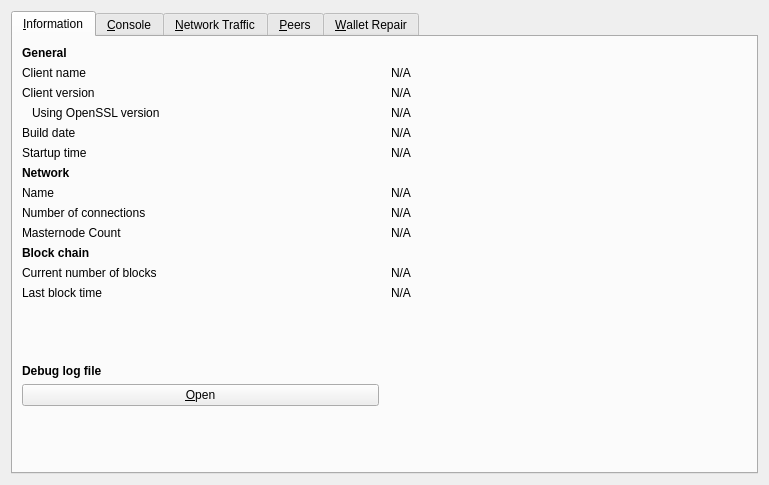
<?xml version="1.0" encoding="UTF-8"?>
<ui version="4.0">
 <class>RPCConsole</class>
 <widget class="QDialog" name="RPCConsole">
  <property name="geometry">
   <rect>
    <x>0</x>
    <y>0</y>
    <width>769</width>
    <height>485</height>
   </rect>
  </property>
  <property name="windowTitle">
   <string>Tools window</string>
  </property>
  <layout class="QVBoxLayout" name="verticalLayout_2">
   <item>
    <widget class="QTabWidget" name="tabWidget">
     <property name="currentIndex">
      <number>0</number>
     </property>
     <widget class="QWidget" name="tab_info">
      <attribute name="title">
       <string>&amp;Information</string>
      </attribute>
      <layout class="QGridLayout" name="gridLayout" columnstretch="0,0">
       <property name="horizontalSpacing">
        <number>12</number>
       </property>
       <item row="9" column="0">
        <widget class="QLabel" name="label_4">
         <property name="text">
          <string>Masternode Count</string>
         </property>
        </widget>
       </item>
       <item row="0" column="0">
        <widget class="QLabel" name="label_9">
         <property name="font">
          <font>
           <weight>75</weight>
           <bold>true</bold>
          </font>
         </property>
         <property name="text">
          <string>General</string>
         </property>
        </widget>
       </item>
       <item row="7" column="0">
        <widget class="QLabel" name="label_8">
         <property name="text">
          <string>Name</string>
         </property>
        </widget>
       </item>
       <item row="1" column="0">
        <widget class="QLabel" name="label_5">
         <property name="text">
          <string>Client name</string>
         </property>
        </widget>
       </item>
       <item row="7" column="1">
        <widget class="QLabel" name="networkName">
         <property name="cursor">
          <cursorShape>IBeamCursor</cursorShape>
         </property>
         <property name="text">
          <string>N/A</string>
         </property>
         <property name="textFormat">
          <enum>Qt::PlainText</enum>
         </property>
         <property name="textInteractionFlags">
          <set>Qt::LinksAccessibleByMouse|Qt::TextSelectableByKeyboard|Qt::TextSelectableByMouse</set>
         </property>
        </widget>
       </item>
       <item row="8" column="0">
        <widget class="QLabel" name="label_7">
         <property name="text">
          <string>Number of connections</string>
         </property>
        </widget>
       </item>
       <item row="15" column="0">
        <widget class="QPushButton" name="openDebugLogfileButton">
         <property name="toolTip">
          <string>Open the Straks debug log file from the current data directory. This can take a few seconds for large log files.</string>
         </property>
         <property name="text">
          <string>&amp;Open</string>
         </property>
         <property name="autoDefault">
          <bool>false</bool>
         </property>
        </widget>
       </item>
       <item row="16" column="0">
        <spacer name="verticalSpacer">
         <property name="orientation">
          <enum>Qt::Vertical</enum>
         </property>
         <property name="sizeHint" stdset="0">
          <size>
           <width>20</width>
           <height>40</height>
          </size>
         </property>
        </spacer>
       </item>
       <item row="5" column="0">
        <widget class="QLabel" name="label_13">
         <property name="text">
          <string>Startup time</string>
         </property>
        </widget>
       </item>
       <item row="6" column="0">
        <widget class="QLabel" name="label_11">
         <property name="font">
          <font>
           <weight>75</weight>
           <bold>true</bold>
          </font>
         </property>
         <property name="text">
          <string>Network</string>
         </property>
        </widget>
       </item>
       <item row="11" column="1">
        <widget class="QLabel" name="numberOfBlocks">
         <property name="cursor">
          <cursorShape>IBeamCursor</cursorShape>
         </property>
         <property name="text">
          <string>N/A</string>
         </property>
         <property name="textFormat">
          <enum>Qt::PlainText</enum>
         </property>
         <property name="textInteractionFlags">
          <set>Qt::LinksAccessibleByMouse|Qt::TextSelectableByKeyboard|Qt::TextSelectableByMouse</set>
         </property>
        </widget>
       </item>
       <item row="12" column="0">
        <widget class="QLabel" name="label_2">
         <property name="text">
          <string>Last block time</string>
         </property>
        </widget>
       </item>
       <item row="14" column="0">
        <widget class="QLabel" name="labelDebugLogfile">
         <property name="font">
          <font>
           <weight>75</weight>
           <bold>true</bold>
          </font>
         </property>
         <property name="text">
          <string>Debug log file</string>
         </property>
        </widget>
       </item>
       <item row="3" column="0">
        <widget class="QLabel" name="label_14">
         <property name="text">
          <string>Using OpenSSL version</string>
         </property>
         <property name="indent">
          <number>10</number>
         </property>
        </widget>
       </item>
       <item row="4" column="0">
        <widget class="QLabel" name="label_12">
         <property name="text">
          <string>Build date</string>
         </property>
        </widget>
       </item>
       <item row="3" column="1">
        <widget class="QLabel" name="openSSLVersion">
         <property name="cursor">
          <cursorShape>IBeamCursor</cursorShape>
         </property>
         <property name="text">
          <string>N/A</string>
         </property>
         <property name="textFormat">
          <enum>Qt::PlainText</enum>
         </property>
         <property name="textInteractionFlags">
          <set>Qt::LinksAccessibleByMouse|Qt::TextSelectableByKeyboard|Qt::TextSelectableByMouse</set>
         </property>
        </widget>
       </item>
       <item row="11" column="0">
        <widget class="QLabel" name="label_3">
         <property name="text">
          <string>Current number of blocks</string>
         </property>
        </widget>
       </item>
       <item row="1" column="1">
        <widget class="QLabel" name="clientName">
         <property name="cursor">
          <cursorShape>IBeamCursor</cursorShape>
         </property>
         <property name="text">
          <string>N/A</string>
         </property>
         <property name="textFormat">
          <enum>Qt::PlainText</enum>
         </property>
         <property name="textInteractionFlags">
          <set>Qt::LinksAccessibleByMouse|Qt::TextSelectableByKeyboard|Qt::TextSelectableByMouse</set>
         </property>
        </widget>
       </item>
       <item row="2" column="1">
        <widget class="QLabel" name="clientVersion">
         <property name="cursor">
          <cursorShape>IBeamCursor</cursorShape>
         </property>
         <property name="text">
          <string>N/A</string>
         </property>
         <property name="textFormat">
          <enum>Qt::PlainText</enum>
         </property>
         <property name="textInteractionFlags">
          <set>Qt::LinksAccessibleByMouse|Qt::TextSelectableByKeyboard|Qt::TextSelectableByMouse</set>
         </property>
        </widget>
       </item>
       <item row="12" column="1">
        <widget class="QLabel" name="lastBlockTime">
         <property name="cursor">
          <cursorShape>IBeamCursor</cursorShape>
         </property>
         <property name="text">
          <string>N/A</string>
         </property>
         <property name="textFormat">
          <enum>Qt::PlainText</enum>
         </property>
         <property name="textInteractionFlags">
          <set>Qt::LinksAccessibleByMouse|Qt::TextSelectableByKeyboard|Qt::TextSelectableByMouse</set>
         </property>
        </widget>
       </item>
       <item row="13" column="0">
        <spacer name="verticalSpacer_2">
         <property name="orientation">
          <enum>Qt::Vertical</enum>
         </property>
         <property name="sizeHint" stdset="0">
          <size>
           <width>20</width>
           <height>20</height>
          </size>
         </property>
        </spacer>
       </item>
       <item row="8" column="1">
        <widget class="QLabel" name="numberOfConnections">
         <property name="cursor">
          <cursorShape>IBeamCursor</cursorShape>
         </property>
         <property name="text">
          <string>N/A</string>
         </property>
         <property name="textFormat">
          <enum>Qt::PlainText</enum>
         </property>
         <property name="textInteractionFlags">
          <set>Qt::LinksAccessibleByMouse|Qt::TextSelectableByKeyboard|Qt::TextSelectableByMouse</set>
         </property>
        </widget>
       </item>
       <item row="4" column="1">
        <widget class="QLabel" name="buildDate">
         <property name="cursor">
          <cursorShape>IBeamCursor</cursorShape>
         </property>
         <property name="text">
          <string>N/A</string>
         </property>
         <property name="textFormat">
          <enum>Qt::PlainText</enum>
         </property>
         <property name="textInteractionFlags">
          <set>Qt::LinksAccessibleByMouse|Qt::TextSelectableByKeyboard|Qt::TextSelectableByMouse</set>
         </property>
        </widget>
       </item>
       <item row="2" column="0">
        <widget class="QLabel" name="label_6">
         <property name="text">
          <string>Client version</string>
         </property>
        </widget>
       </item>
       <item row="5" column="1">
        <widget class="QLabel" name="startupTime">
         <property name="cursor">
          <cursorShape>IBeamCursor</cursorShape>
         </property>
         <property name="text">
          <string>N/A</string>
         </property>
         <property name="textFormat">
          <enum>Qt::PlainText</enum>
         </property>
         <property name="textInteractionFlags">
          <set>Qt::LinksAccessibleByMouse|Qt::TextSelectableByKeyboard|Qt::TextSelectableByMouse</set>
         </property>
        </widget>
       </item>
       <item row="10" column="0">
        <widget class="QLabel" name="label_10">
         <property name="font">
          <font>
           <weight>75</weight>
           <bold>true</bold>
          </font>
         </property>
         <property name="text">
          <string>Block chain</string>
         </property>
        </widget>
       </item>
       <item row="9" column="1">
        <widget class="QLabel" name="masternodeCount">
         <property name="text">
          <string>N/A</string>
         </property>
        </widget>
       </item>
      </layout>
     </widget>
     <widget class="QWidget" name="tab_console">
      <attribute name="title">
       <string>&amp;Console</string>
      </attribute>
      <layout class="QVBoxLayout" name="verticalLayout_3">
       <property name="spacing">
        <number>3</number>
       </property>
       <item>
        <widget class="QTextEdit" name="messagesWidget">
         <property name="minimumSize">
          <size>
           <width>0</width>
           <height>100</height>
          </size>
         </property>
         <property name="readOnly">
          <bool>true</bool>
         </property>
         <property name="tabKeyNavigation" stdset="0">
          <bool>false</bool>
         </property>
         <property name="columnCount" stdset="0">
          <number>2</number>
         </property>
        </widget>
       </item>
       <item>
        <layout class="QHBoxLayout" name="horizontalLayout">
         <property name="spacing">
          <number>3</number>
         </property>
         <item>
          <widget class="QLabel" name="label">
           <property name="text">
            <string notr="true">&gt;</string>
           </property>
          </widget>
         </item>
         <item>
          <widget class="QLineEdit" name="lineEdit"/>
         </item>
         <item>
          <widget class="QPushButton" name="clearButton">
           <property name="maximumSize">
            <size>
             <width>24</width>
             <height>24</height>
            </size>
           </property>
           <property name="toolTip">
            <string>Clear console</string>
           </property>
           <property name="text">
            <string/>
           </property>
           <property name="icon">
            <iconset resource="../straks.qrc">
             <normaloff>:/icons/remove</normaloff>:/icons/remove</iconset>
           </property>
           <property name="shortcut">
            <string notr="true">Ctrl+L</string>
           </property>
           <property name="autoDefault">
            <bool>false</bool>
           </property>
          </widget>
         </item>
        </layout>
       </item>
      </layout>
     </widget>
     <widget class="QWidget" name="tab">
      <attribute name="title">
       <string>&amp;Network Traffic</string>
      </attribute>
      <layout class="QHBoxLayout" name="horizontalLayout_3">
       <item>
        <layout class="QVBoxLayout" name="verticalLayout_4">
         <item>
          <widget class="TrafficGraphWidget" name="trafficGraph" native="true">
           <property name="sizePolicy">
            <sizepolicy hsizetype="Expanding" vsizetype="Expanding">
             <horstretch>0</horstretch>
             <verstretch>0</verstretch>
            </sizepolicy>
           </property>
          </widget>
         </item>
         <item>
          <layout class="QHBoxLayout" name="horizontalLayout_2">
           <item>
            <widget class="QSlider" name="sldGraphRange">
             <property name="minimum">
              <number>1</number>
             </property>
             <property name="maximum">
              <number>288</number>
             </property>
             <property name="pageStep">
              <number>12</number>
             </property>
             <property name="value">
              <number>6</number>
             </property>
             <property name="orientation">
              <enum>Qt::Horizontal</enum>
             </property>
            </widget>
           </item>
           <item>
            <widget class="QLabel" name="lblGraphRange">
             <property name="minimumSize">
              <size>
               <width>100</width>
               <height>0</height>
              </size>
             </property>
             <property name="alignment">
              <set>Qt::AlignCenter</set>
             </property>
            </widget>
           </item>
           <item>
            <widget class="QPushButton" name="btnClearTrafficGraph">
             <property name="text">
              <string>&amp;Clear</string>
             </property>
            </widget>
           </item>
          </layout>
         </item>
        </layout>
       </item>
       <item>
        <layout class="QVBoxLayout" name="verticalLayout">
         <item>
          <widget class="QGroupBox" name="groupBox">
           <property name="title">
            <string>Totals</string>
           </property>
           <layout class="QVBoxLayout" name="verticalLayout_5">
            <item>
             <layout class="QHBoxLayout" name="horizontalLayout_4">
              <item>
               <widget class="Line" name="line">
                <property name="sizePolicy">
                 <sizepolicy hsizetype="Fixed" vsizetype="Fixed">
                  <horstretch>0</horstretch>
                  <verstretch>0</verstretch>
                 </sizepolicy>
                </property>
                <property name="minimumSize">
                 <size>
                  <width>10</width>
                  <height>0</height>
                 </size>
                </property>
                <property name="palette">
                 <palette>
                  <active>
                   <colorrole role="Light">
                    <brush brushstyle="SolidPattern">
                     <color alpha="255">
                      <red>0</red>
                      <green>255</green>
                      <blue>0</blue>
                     </color>
                    </brush>
                   </colorrole>
                  </active>
                  <inactive>
                   <colorrole role="Light">
                    <brush brushstyle="SolidPattern">
                     <color alpha="255">
                      <red>0</red>
                      <green>255</green>
                      <blue>0</blue>
                     </color>
                    </brush>
                   </colorrole>
                  </inactive>
                  <disabled>
                   <colorrole role="Light">
                    <brush brushstyle="SolidPattern">
                     <color alpha="255">
                      <red>0</red>
                      <green>255</green>
                      <blue>0</blue>
                     </color>
                    </brush>
                   </colorrole>
                  </disabled>
                 </palette>
                </property>
                <property name="orientation">
                 <enum>Qt::Horizontal</enum>
                </property>
               </widget>
              </item>
              <item>
               <widget class="QLabel" name="label_16">
                <property name="text">
                 <string>Received</string>
                </property>
               </widget>
              </item>
              <item>
               <widget class="QLabel" name="lblBytesIn">
                <property name="minimumSize">
                 <size>
                  <width>50</width>
                  <height>0</height>
                 </size>
                </property>
                <property name="alignment">
                 <set>Qt::AlignRight|Qt::AlignTrailing|Qt::AlignVCenter</set>
                </property>
               </widget>
              </item>
             </layout>
            </item>
            <item>
             <layout class="QHBoxLayout" name="horizontalLayout_5">
              <item>
               <widget class="Line" name="line_2">
                <property name="sizePolicy">
                 <sizepolicy hsizetype="Fixed" vsizetype="Fixed">
                  <horstretch>0</horstretch>
                  <verstretch>0</verstretch>
                 </sizepolicy>
                </property>
                <property name="minimumSize">
                 <size>
                  <width>10</width>
                  <height>0</height>
                 </size>
                </property>
                <property name="palette">
                 <palette>
                  <active>
                   <colorrole role="Light">
                    <brush brushstyle="SolidPattern">
                     <color alpha="255">
                      <red>255</red>
                      <green>0</green>
                      <blue>0</blue>
                     </color>
                    </brush>
                   </colorrole>
                  </active>
                  <inactive>
                   <colorrole role="Light">
                    <brush brushstyle="SolidPattern">
                     <color alpha="255">
                      <red>255</red>
                      <green>0</green>
                      <blue>0</blue>
                     </color>
                    </brush>
                   </colorrole>
                  </inactive>
                  <disabled>
                   <colorrole role="Light">
                    <brush brushstyle="SolidPattern">
                     <color alpha="255">
                      <red>255</red>
                      <green>0</green>
                      <blue>0</blue>
                     </color>
                    </brush>
                   </colorrole>
                  </disabled>
                 </palette>
                </property>
                <property name="orientation">
                 <enum>Qt::Horizontal</enum>
                </property>
               </widget>
              </item>
              <item>
               <widget class="QLabel" name="label_17">
                <property name="text">
                 <string>Out:</string>
                </property>
               </widget>
              </item>
              <item>
               <widget class="QLabel" name="lblBytesOut">
                <property name="minimumSize">
                 <size>
                  <width>50</width>
                  <height>0</height>
                 </size>
                </property>
                <property name="alignment">
                 <set>Qt::AlignRight|Qt::AlignTrailing|Qt::AlignVCenter</set>
                </property>
               </widget>
              </item>
             </layout>
            </item>
            <item>
             <spacer name="verticalSpacer_4">
              <property name="orientation">
               <enum>Qt::Vertical</enum>
              </property>
              <property name="sizeHint" stdset="0">
               <size>
                <width>20</width>
                <height>407</height>
               </size>
              </property>
             </spacer>
            </item>
           </layout>
          </widget>
         </item>
        </layout>
       </item>
      </layout>
     </widget>
     <widget class="QWidget" name="tab_peers">
      <attribute name="title">
      <string>&amp;Peers</string>
      </attribute>
      <layout class="QGridLayout" name="gridLayout_2">
       <item row="0" column="1">
        <widget class="QLabel" name="peerHeading">
         <property name="sizePolicy">
          <sizepolicy hsizetype="Preferred" vsizetype="Minimum">
           <horstretch>0</horstretch>
           <verstretch>0</verstretch>
          </sizepolicy>
         </property>
         <property name="text">
          <string>Select a peer to view detailed information.</string>
         </property>
         <property name="margin">
          <number>3</number>
         </property>
        </widget>
       </item>
      <item row="0" column="0" rowspan="2">
        <widget class="QTableView" name="peerWidget">
         <property name="sizePolicy">
         <sizepolicy hsizetype="Expanding" vsizetype="Expanding">
           <horstretch>0</horstretch>
           <verstretch>0</verstretch>
          </sizepolicy>
         </property>
         <property name="horizontalScrollBarPolicy">
          <enum>Qt::ScrollBarAlwaysOff</enum>
        </property>
         <property name="editTriggers">
          <set>QAbstractItemView::AnyKeyPressed|QAbstractItemView::DoubleClicked|QAbstractItemView::EditKeyPressed</set>
         </property>
         <property name="sortingEnabled">
          <bool>true</bool>
         </property>
        </widget>
       </item>
       <item row="1" column="1">
        <widget class="QWidget" name="detailWidget" native="true">
         <property name="sizePolicy">
          <sizepolicy hsizetype="Preferred" vsizetype="Expanding">
           <horstretch>0</horstretch>
           <verstretch>0</verstretch>
          </sizepolicy>
         </property>
         <layout class="QGridLayout" name="gridLayout_3">
          <property name="leftMargin">
           <number>3</number>
          </property>
          <item row="12" column="0">
           <widget class="QLabel" name="label_21">
            <property name="text">
             <string>Version:</string>
            </property>
           </widget>
          </item>
          <item row="11" column="1">
           <widget class="QLabel" name="peerPingTime">
            <property name="text">
             <string>N/A</string>
            </property>
           </widget>
          </item>
         <item row="5" column="0">
           <widget class="QLabel" name="label_19">
            <property name="text">
             <string>Last Receive:</string>
            </property>
           </widget>
          </item>
          <item row="14" column="0">
           <widget class="QLabel" name="label_28">
            <property name="text">
             <string>User Agent:</string>
            </property>
           </widget>
          </item>
          <item row="12" column="1">
           <widget class="QLabel" name="peerVersion">
            <property name="text">
             <string>N/A</string>
            </property>
           </widget>
          </item>
          <item row="8" column="1">
           <widget class="QLabel" name="peerConnTime">
            <property name="minimumSize">
             <size>
              <width>160</width>
              <height>0</height>
             </size>
            </property>
            <property name="text">
             <string>N/A</string>
            </property>
           </widget>
          </item>
          <item row="11" column="0">
           <widget class="QLabel" name="label_26">
            <property name="text">
             <string>Ping Time:</string>
            </property>
           </widget>
          </item>
          <item row="5" column="1">
           <widget class="QLabel" name="peerLastRecv">
            <property name="sizePolicy">
             <sizepolicy hsizetype="Preferred" vsizetype="Preferred">
              <horstretch>0</horstretch>
              <verstretch>0</verstretch>
             </sizepolicy>
            </property>
            <property name="text">
             <string>N/A</string>
            </property>
           </widget>
          </item>
          <item row="8" column="0">
           <widget class="QLabel" name="label_22">
            <property name="text">
             <string>Connection Time:</string>
            </property>
           </widget>
          </item>
          <item row="6" column="1">
           <widget class="QLabel" name="peerBytesSent">
            <property name="text">
             <string>N/A</string>
            </property>
           </widget>
          </item>
          <item row="14" column="1">
           <widget class="QLabel" name="peerSubversion">
            <property name="text">
             <string>N/A</string>
            </property>
           </widget>
          </item>
          <item row="15" column="0">
           <widget class="QLabel" name="label_29">
            <property name="text">
             <string>Starting Height:</string>
            </property>
           </widget>
          </item>
          <item row="7" column="1">
           <widget class="QLabel" name="peerBytesRecv">
            <property name="text">
             <string>N/A</string>
            </property>
           </widget>
          </item>
          <item row="6" column="0">
           <widget class="QLabel" name="label_18">
            <property name="text">
             <string>Bytes Sent:</string>
            </property>
           </widget>
          </item>
          <item row="7" column="0">
           <widget class="QLabel" name="label_20">
            <property name="text">
             <string>Bytes Received:</string>
            </property>
           </widget>
          </item>
          <item row="15" column="1">
           <widget class="QLabel" name="peerHeight">
           <property name="text">
             <string>N/A</string>
            </property>
           </widget>
          </item>
          <item row="16" column="0">
           <widget class="QLabel" name="label_24">
            <property name="text">
             <string>Ban Score:</string>
            </property>
          </widget>
          </item>
          <item row="16" column="1">
           <widget class="QLabel" name="peerBanScore">
            <property name="text">
            <string>N/A</string>
            </property>
           </widget>
          </item>
         <item row="17" column="0">
           <widget class="QLabel" name="label_23">
            <property name="text">
             <string>Direction:</string>
           </property>
           </widget>
          </item>
          <item row="17" column="1">
           <widget class="QLabel" name="peerDirection">
            <property name="text">
             <string>N/A</string>
            </property>
           </widget>
          </item>
          <item row="19" column="0">
           <widget class="QLabel" name="label_25">
            <property name="text">
             <string>Sync Node:</string>
            </property>
           </widget>
          </item>
         <item row="19" column="1">
           <widget class="QLabel" name="peerSyncNode">
            <property name="text">
             <string>N/A</string>
            </property>
           </widget>
          </item>
          <item row="3" column="0">
           <widget class="QLabel" name="label_15">
            <property name="text">
             <string>Last Send:</string>
            </property>
          </widget>
          </item>
          <item row="2" column="0">
           <widget class="QLabel" name="label_4">
            <property name="text">
             <string>Services:</string>
            </property>
           </widget>
          </item>
          <item row="1" column="0">
           <widget class="QLabel" name="label_27">
            <property name="text">
             <string>IP Address/port:</string>
            </property>
           </widget>
          </item>
          <item row="3" column="1">
           <widget class="QLabel" name="peerLastSend">
            <property name="text">
             <string>N/A</string>
            </property>
          </widget>
          </item>
          <item row="2" column="1">
           <widget class="QLabel" name="peerServices">
            <property name="text">
             <string>N/A</string>
            </property>
           </widget>
          </item>
          <item row="1" column="1">
           <widget class="QLabel" name="peerAddr">
            <property name="text">
             <string>N/A</string>
            </property>
           </widget>
          </item>
          <item row="20" column="0">
           <widget class="QWidget" name="widget" native="true">
            <property name="sizePolicy">
             <sizepolicy hsizetype="Preferred" vsizetype="Expanding">
             <horstretch>0</horstretch>
              <verstretch>0</verstretch>
             </sizepolicy>
            </property>
           </widget>
          </item>
         </layout>
        </widget>
       </item>
      </layout>
     </widget>
	  <widget class="QWidget" name="tab_repair">
      <attribute name="title">
       <string>&amp;Wallet Repair</string>
      </attribute>
      <layout class="QGridLayout" name="gridLayout_4" columnstretch="0,1,0,2">
       <property name="horizontalSpacing">
        <number>12</number>
       </property>
       <item row="0" column="0" colspan="4">
        <widget class="QLabel" name="label_repair_header">
         <property name="font">
          <font>
           <weight>75</weight>
           <bold>true</bold>
          </font>
         </property>
         <property name="text">
          <string>Wallet repair options.</string>
         </property>
        </widget>
       </item>
       <item row="1" column="0" colspan="4">
        <widget class="QLabel" name="label_repair_helptext">
         <property name="font">
          <font>
           <weight>50</weight>
           <bold>false</bold>
          </font>
         </property>
         <property name="text">
          <string>The buttons below will restart the wallet with command-line options to repair the wallet, fix issues with corrupt blockhain files or missing/obsolete transactions.</string>
         </property>
         <property name="wordWrap">
          <bool>true</bool>
         </property>
        </widget>
       </item>
       <item row="2" column="0">
        <widget class="QLabel" name="wallet_path_label">
         <property name="text">
          <string>Wallet In Use:</string>
         </property>
        </widget>
       </item>
       <item row="2" column="1" colspan="3">
        <widget class="QLabel" name="wallet_path">
         <property name="cursor">
          <cursorShape>IBeamCursor</cursorShape>
         </property>
         <property name="text">
          <string>N/A</string>
         </property>
         <property name="textFormat">
          <enum>Qt::PlainText</enum>
         </property>
         <property name="textInteractionFlags">
          <set>Qt::LinksAccessibleByMouse|Qt::TextSelectableByKeyboard|Qt::TextSelectableByMouse</set>
         </property>
        </widget>
       </item>
       <item row="3" column="0">
        <spacer name="verticalSpacer_repair1">
         <property name="orientation">
          <enum>Qt::Vertical</enum>
         </property>
         <property name="sizeHint" stdset="0">
          <size>
           <width>10</width>
           <height>10</height>
          </size>
         </property>
        </spacer>
       </item>
       <item row="4" column="0" colspan="2">
        <widget class="QPushButton" name="btn_salvagewallet">
         <property name="minimumSize">
          <size>
           <width>100</width>
           <height>23</height>
          </size>
         </property>
         <property name="text">
          <string>Salvage wallet</string>
         </property>
        </widget>
       </item>
       <item row="4" column="2">
        <widget class="QLabel" name="label_repair_salvage_command">
         <property name="text">
          <string notr="true">-salvagewallet:</string>
         </property>
        </widget>
       </item>
       <item row="4" column="3">
        <widget class="QLabel" name="label_repair_salvage">
         <property name="text">
          <string>Attempt to recover private keys from a corrupt wallet.dat.</string>
         </property>
         <property name="wordWrap">
          <bool>true</bool>
         </property>
        </widget>
       </item>
       <item row="5" column="0" colspan="2">
        <widget class="QPushButton" name="btn_rescan">
         <property name="minimumSize">
          <size>
           <width>100</width>
           <height>23</height>
          </size>
         </property>
         <property name="text">
          <string>Rescan blockchain files</string>
         </property>
        </widget>
       </item>
       <item row="5" column="2">
        <widget class="QLabel" name="label_repair_rescan_command">
         <property name="text">
          <string notr="true">-rescan:</string>
         </property>
        </widget>
       </item>
       <item row="5" column="3">
        <widget class="QLabel" name="label_repair_rescan">
         <property name="text">
          <string>Rescan the block chain for missing wallet transactions.</string>
         </property>
         <property name="wordWrap">
          <bool>true</bool>
         </property>
        </widget>
       </item>
       <item row="6" column="0" colspan="2">
        <widget class="QPushButton" name="btn_zapwallettxes1">
         <property name="minimumSize">
          <size>
           <width>100</width>
           <height>23</height>
          </size>
         </property>
         <property name="text">
          <string>Recover transactions 1</string>
         </property>
        </widget>
       </item>
       <item row="6" column="2">
        <widget class="QLabel" name="label_repair_zap1_command">
         <property name="text">
          <string notr="true">-zapwallettxes=1:</string>
         </property>
        </widget>
       </item>
       <item row="6" column="3">
        <widget class="QLabel" name="label_repair_zap1">
         <property name="text">
          <string>Recover transactions from blockchain (keep meta-data, e.g. account owner).</string>
         </property>
         <property name="wordWrap">
          <bool>true</bool>
         </property>
        </widget>
       </item>
       <item row="7" column="0" colspan="2">
        <widget class="QPushButton" name="btn_zapwallettxes2">
         <property name="minimumSize">
          <size>
           <width>100</width>
           <height>23</height>
          </size>
         </property>
         <property name="text">
          <string>Recover transactions 2</string>
         </property>
        </widget>
       </item>
       <item row="7" column="2">
        <widget class="QLabel" name="label_repair_zap2_command">
         <property name="text">
          <string notr="true">-zapwallettxes=2:</string>
         </property>
        </widget>
       </item>
       <item row="7" column="3">
        <widget class="QLabel" name="label_repair_zap2">
         <property name="text">
          <string>Recover transactions from blockchain (drop meta-data).</string>
         </property>
         <property name="wordWrap">
          <bool>true</bool>
         </property>
        </widget>
       </item>
       <item row="8" column="0" colspan="2">
        <widget class="QPushButton" name="btn_upgradewallet">
         <property name="minimumSize">
          <size>
           <width>100</width>
           <height>23</height>
          </size>
         </property>
         <property name="text">
          <string>Upgrade wallet format</string>
         </property>
        </widget>
       </item>
       <item row="8" column="2">
        <widget class="QLabel" name="label_repair_upgrade_command">
         <property name="text">
          <string notr="true">-upgradewallet:</string>
         </property>
        </widget>
       </item>
       <item row="8" column="3">
        <widget class="QLabel" name="label_repair_upgrade">
         <property name="text">
          <string>Upgrade wallet to latest format on startup. (Note: this is NOT an update of the wallet itself!)</string>
         </property>
         <property name="wordWrap">
          <bool>true</bool>
         </property>
        </widget>
       </item>
       <item row="9" column="0" colspan="2">
        <widget class="QPushButton" name="btn_reindex">
         <property name="minimumSize">
          <size>
           <width>100</width>
           <height>23</height>
          </size>
         </property>
         <property name="text">
          <string>Rebuild index</string>
         </property>
        </widget>
       </item>
       <item row="9" column="2">
        <widget class="QLabel" name="label_repair_reindex_command">
         <property name="text">
          <string notr="true">-reindex:</string>
         </property>
        </widget>
       </item>
       <item row="9" column="3">
        <widget class="QLabel" name="label_repair_reindex">
         <property name="text">
          <string>Rebuild block chain index from current blk000??.dat files.</string>
         </property>
         <property name="wordWrap">
          <bool>true</bool>
         </property>
        </widget>
       </item>
       <item row="10" column="0">
        <spacer name="verticalSpacer_repair2">
         <property name="orientation">
          <enum>Qt::Vertical</enum>
         </property>
         <property name="sizeHint" stdset="0">
          <size>
           <width>20</width>
           <height>10</height>
          </size>
         </property>
        </spacer>
       </item>
      </layout>
     </widget>
    </widget>
   </item>
  </layout>
 </widget>
 <customwidgets>
  <customwidget>
   <class>TrafficGraphWidget</class>
   <extends>QWidget</extends>
   <header>trafficgraphwidget.h</header>
   <container>1</container>
   <slots>
    <slot>clear()</slot>
   </slots>
  </customwidget>
 </customwidgets>
 <resources>
  <include location="../straks.qrc"/>
 </resources>
 <connections/>
</ui>
